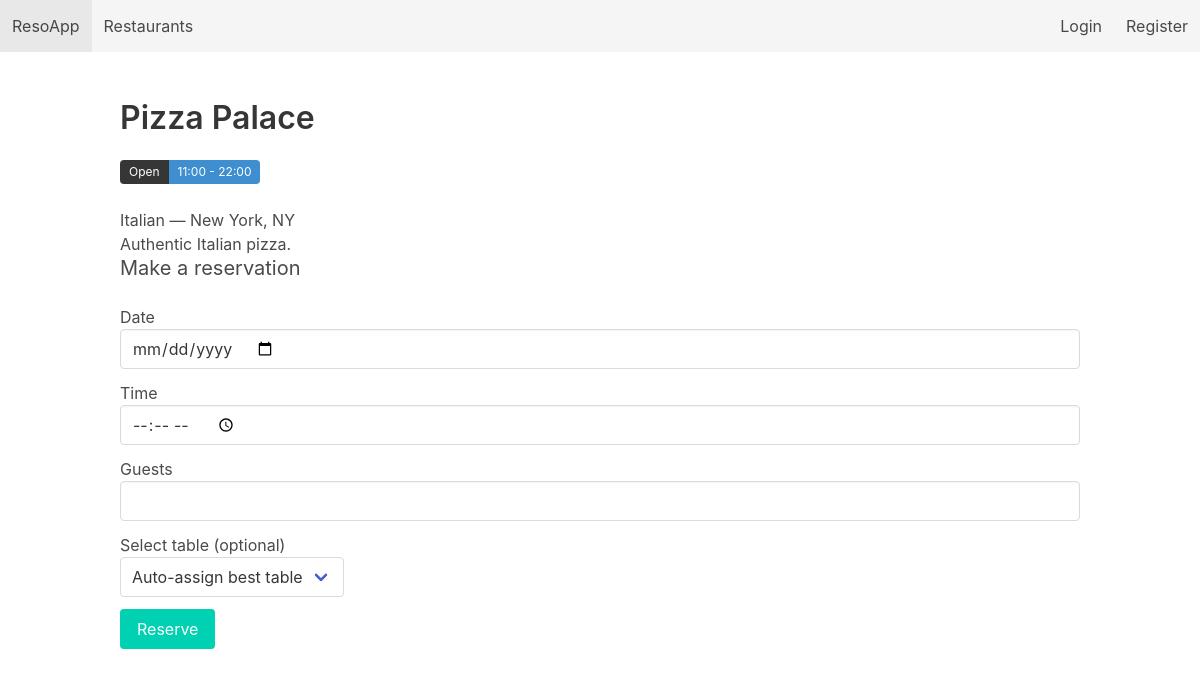
The page /restaurant/1 on the database its author committed.
### tables this page shows
CREATE TABLE Restaurants (
        restaurant_id INTEGER PRIMARY KEY AUTOINCREMENT,
        name          TEXT NOT NULL,
        location      TEXT NOT NULL,
        cuisine       TEXT,
        rating        REAL CHECK (rating >= 0 AND rating <= 5),
        description   TEXT,
        opening_time  TEXT,
        closing_time  TEXT,
        created_at    DATE DEFAULT (DATE('now'))
    );

### app.py (the view, shortened to what this page needs)
@app.route('/restaurant/<int:rid>', methods=['GET', 'POST'])
def restaurant_detail(rid):
    db = get_db()
    restaurant = db.execute("SELECT * FROM Restaurants WHERE restaurant_id = ?", (rid,)).fetchone()
    if not restaurant:
        flash('Restaurant not found.', 'danger')
        return redirect(url_for('restaurants'))
    today_date = datetime.now().strftime('%Y-%m-%d')
    tables = db.execute("SELECT * FROM Tables WHERE restaurant_id = ?", (rid,)).fetchall()
    return render_template('restaurant_detail.html', restaurant=restaurant, tables=tables, today_date=today_date)

### app.py (called while the page is built)
def get_db():
    if 'db' not in g:
        g.db = sqlite3.connect(DB_PATH, detect_types=sqlite3.PARSE_DECLTYPES)
        g.db.row_factory = sqlite3.Row
        g.db.execute("PRAGMA foreign_keys = ON;")
    return g.db

### templates/restaurant_detail.html (shortened to what this page needs)
{% extends "base.html" %} {% block content %}
<h2 class="title">{{ restaurant['name'] }}</h2>
{% if restaurant.opening_time and restaurant.closing_time %}
<div class="tags has-addons">
  <span class="tag is-dark">Open</span>
  <span class="tag is-info"
    >{{ restaurant.opening_time }} - {{ restaurant.closing_time }}</span
  >
</div>
{% endif %}
<p>{{ restaurant['cuisine'] }} — {{ restaurant['location'] }}</p>
<p>{{ restaurant['description'] }}</p>
{% if reservation and edit_mode %}
<h3 class="subtitle">Edit reservation #{{ reservation['reservation_id'] }}</h3>
<form method="post">
  <div class="field">
    <label>Date</label>
    <input
      class="input"
      type="date"
      name="date"
      value="{{ reservation['reservation_date'] }}"
      min="{{ today_date }}"
      required
    />
  </div>
  <div class="field">
    <label>Time</label
    ><input
      class="input"
      type="time"
      name="time"
      value="{{ reservation['reservation_time'] }}"
      required
    />
  </div>
  <div class="field">
    <label>Guests</label
    ><input
      class="input"
      type="number"
      name="guests"
      value="{{ reservation['guests'] }}"
      min="1"
      required
    />
  </div>
  <div class="control">
    <button class="button is-primary">Update</button>
    <button
      class="button is-danger"
      name="action"
      value="cancel"
      formmethod="post"
    >
      Cancel Reservation
    </button>
  </div>
</form>
{% else %}
<h3 class="subtitle">Make a reservation</h3>
<form method="post">
  <div class="field">
    <label>Date</label>
    <input
      class="input"
      type="date"
      name="date"
      min="{{ today_date }}"
      required
    />
  </div>
  <div class="field">
    <label>Time</label><input class="input" type="time" name="time" required />
  </div>
  <div class="field">
    <label>Guests</label
    ><input class="input" type="number" name="guests" min="1" required />
  </div>
  <div class="field">
    <label>Select table (optional)</label>
    <div class="control">
      <div class="select">
        <select name="table_id">
          <option value="">Auto-assign best table</option>
        </select>
      </div>
    </div>
  </div>
  <div class="control"><button class="button is-primary">Reserve</button></div>
</form>
{% endif %} {% endblock %}

### rows shown on the page
Restaurants: name "Pizza Palace", opening_time "11:00", closing_time "22:00", cuisine "Italian", location "New York, NY", description "Authentic Italian pizza."
